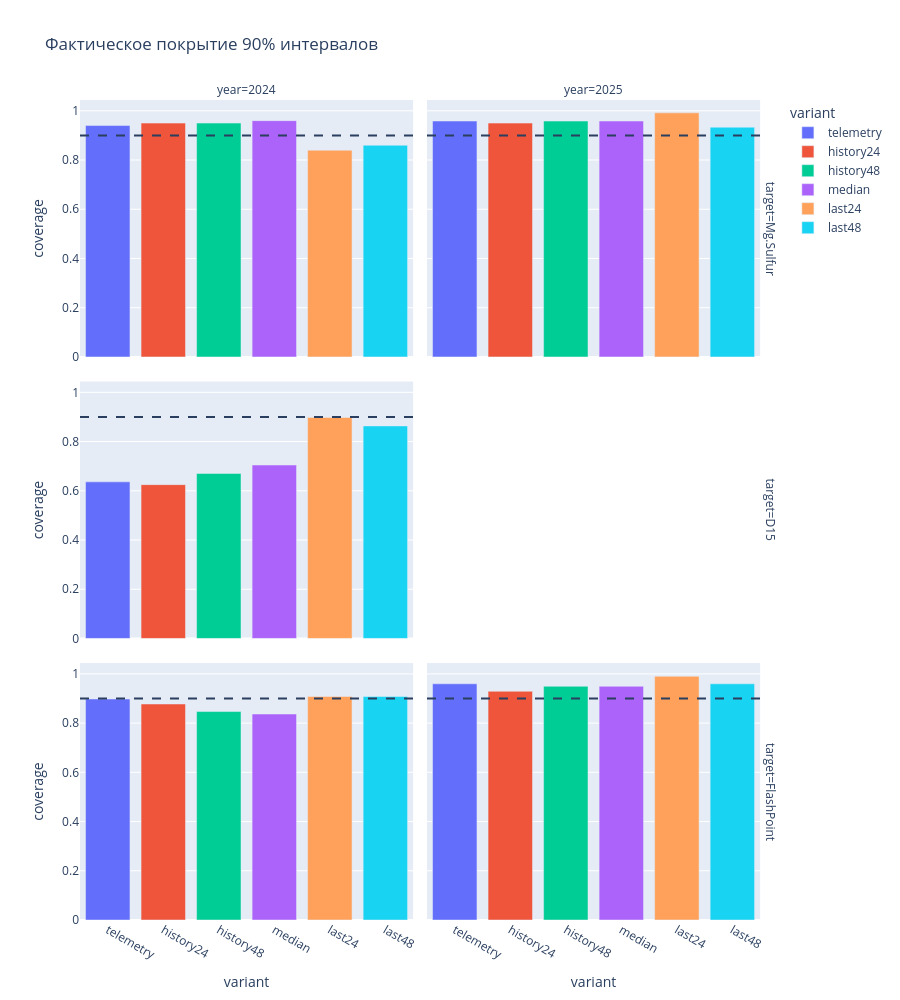

The notebook cell saved with this chart:
### Code cell
fig=px.bar(m,x='variant',y='coverage',color='variant',facet_row='target',facet_col='year',height=1000,title='Фактическое покрытие 90% интервалов')
fig.add_hline(y=.9,line_dash='dash')
fig.show()
display(m[m.target=='Mg.Sulfur'][['year','variant','point_tp','point_fp','point_fn','point_recall','upper90_tp','upper90_fp','upper90_fn','upper90_recall']])

### Figure 1 — Plotly figure (JSON) as saved in the notebook; plotly's stock layout.template omitted (floating-point values rounded to 4 significant figures)
{"data": [{"hovertemplate": "variant=%{x}<br>target=Mg.Sulfur<br>year=2024<br>coverage=%{y}<extra></extra>", "legendgroup": "telemetry", "marker": {"color": "#636efa", "pattern": {"shape": ""}}, "name": "telemetry", "orientation": "v", "showlegend": true, "textposition": "auto", "type": "bar", "x": ["telemetry"], "xaxis": "x5", "y": [0.94], "yaxis": "y5"}, {"hovertemplate": "variant=%{x}<br>target=Mg.Sulfur<br>year=2025<br>coverage=%{y}<extra></extra>", "legendgroup": "telemetry", "marker": {"color": "#636efa", "pattern": {"shape": ""}}, "name": "telemetry", "orientation": "v", "showlegend": false, "textposition": "auto", "type": "bar", "x": ["telemetry"], "xaxis": "x6", "y": [0.9583], "yaxis": "y6"}, {"hovertemplate": "variant=%{x}<br>target=D15<br>year=2024<br>coverage=%{y}<extra></extra>", "legendgroup": "telemetry", "marker": {"color": "#636efa", "pattern": {"shape": ""}}, "name": "telemetry", "orientation": "v", "showlegend": false, "textposition": "auto", "type": "bar", "x": ["telemetry"], "xaxis": "x3", "y": [0.6364], "yaxis": "y3"}, {"hovertemplate": "variant=%{x}<br>target=FlashPoint<br>year=2024<br>coverage=%{y}<extra></extra>", "legendgroup": "telemetry", "marker": {"color": "#636efa", "pattern": {"shape": ""}}, "name": "telemetry", "orientation": "v", "showlegend": false, "textposition": "auto", "type": "bar", "x": ["telemetry"], "xaxis": "x", "y": [0.898], "yaxis": "y"}, {"hovertemplate": "variant=%{x}<br>target=FlashPoint<br>year=2025<br>coverage=%{y}<extra></extra>", "legendgroup": "telemetry", "marker": {"color": "#636efa", "pattern": {"shape": ""}}, "name": "telemetry", "orientation": "v", "showlegend": false, "textposition": "auto", "type": "bar", "x": ["telemetry"], "xaxis": "x2", "y": [0.9596], "yaxis": "y2"}, {"hovertemplate": "variant=%{x}<br>target=Mg.Sulfur<br>year=2024<br>coverage=%{y}<extra></extra>", "legendgroup": "history24", "marker": {"color": "#EF553B", "pattern": {"shape": ""}}, "name": "history24", "orientation": "v", "showlegend": true, "textposition": "auto", "type": "bar", "x": ["history24"], "xaxis": "x5", "y": [0.95], "yaxis": "y5"}, {"hovertemplate": "variant=%{x}<br>target=Mg.Sulfur<br>year=2025<br>coverage=%{y}<extra></extra>", "legendgroup": "history24", "marker": {"color": "#EF553B", "pattern": {"shape": ""}}, "name": "history24", "orientation": "v", "showlegend": false, "textposition": "auto", "type": "bar", "x": ["history24"], "xaxis": "x6", "y": [0.95], "yaxis": "y6"}, {"hovertemplate": "variant=%{x}<br>target=D15<br>year=2024<br>coverage=%{y}<extra></extra>", "legendgroup": "history24", "marker": {"color": "#EF553B", "pattern": {"shape": ""}}, "name": "history24", "orientation": "v", "showlegend": false, "textposition": "auto", "type": "bar", "x": ["history24"], "xaxis": "x3", "y": [0.625], "yaxis": "y3"}, {"hovertemplate": "variant=%{x}<br>target=FlashPoint<br>year=2024<br>coverage=%{y}<extra></extra>", "legendgroup": "history24", "marker": {"color": "#EF553B", "pattern": {"shape": ""}}, "name": "history24", "orientation": "v", "showlegend": false, "textposition": "auto", "type": "bar", "x": ["history24"], "xaxis": "x", "y": [0.8776], "yaxis": "y"}, {"hovertemplate": "variant=%{x}<br>target=FlashPoint<br>year=2025<br>coverage=%{y}<extra></extra>", "legendgroup": "history24", "marker": {"color": "#EF553B", "pattern": {"shape": ""}}, "name": "history24", "orientation": "v", "showlegend": false, "textposition": "auto", "type": "bar", "x": ["history24"], "xaxis": "x2", "y": [0.9293], "yaxis": "y2"}, {"hovertemplate": "variant=%{x}<br>target=Mg.Sulfur<br>year=2024<br>coverage=%{y}<extra></extra>", "legendgroup": "history48", "marker": {"color": "#00cc96", "pattern": {"shape": ""}}, "name": "history48", "orientation": "v", "showlegend": true, "textposition": "auto", "type": "bar", "x": ["history48"], "xaxis": "x5", "y": [0.95], "yaxis": "y5"}, {"hovertemplate": "variant=%{x}<br>target=Mg.Sulfur<br>year=2025<br>coverage=%{y}<extra></extra>", "legendgroup": "history48", "marker": {"color": "#00cc96", "pattern": {"shape": ""}}, "name": "history48", "orientation": "v", "showlegend": false, "textposition": "auto", "type": "bar", "x": ["history48"], "xaxis": "x6", "y": [0.9583], "yaxis": "y6"}, {"hovertemplate": "variant=%{x}<br>target=D15<br>year=2024<br>coverage=%{y}<extra></extra>", "legendgroup": "history48", "marker": {"color": "#00cc96", "pattern": {"shape": ""}}, "name": "history48", "orientation": "v", "showlegend": false, "textposition": "auto", "type": "bar", "x": ["history48"], "xaxis": "x3", "y": [0.6705], "yaxis": "y3"}, {"hovertemplate": "variant=%{x}<br>target=FlashPoint<br>year=2024<br>coverage=%{y}<extra></extra>", "legendgroup": "history48", "marker": {"color": "#00cc96", "pattern": {"shape": ""}}, "name": "history48", "orientation": "v", "showlegend": false, "textposition": "auto", "type": "bar", "x": ["history48"], "xaxis": "x", "y": [0.8469], "yaxis": "y"}, {"hovertemplate": "variant=%{x}<br>target=FlashPoint<br>year=2025<br>coverage=%{y}<extra></extra>", "legendgroup": "history48", "marker": {"color": "#00cc96", "pattern": {"shape": ""}}, "name": "history48", "orientation": "v", "showlegend": false, "textposition": "auto", "type": "bar", "x": ["history48"], "xaxis": "x2", "y": [0.9495], "yaxis": "y2"}, {"hovertemplate": "variant=%{x}<br>target=Mg.Sulfur<br>year=2024<br>coverage=%{y}<extra></extra>", "legendgroup": "median", "marker": {"color": "#ab63fa", "pattern": {"shape": ""}}, "name": "median", "orientation": "v", "showlegend": true, "textposition": "auto", "type": "bar", "x": ["median"], "xaxis": "x5", "y": [0.96], "yaxis": "y5"}, {"hovertemplate": "variant=%{x}<br>target=Mg.Sulfur<br>year=2025<br>coverage=%{y}<extra></extra>", "legendgroup": "median", "marker": {"color": "#ab63fa", "pattern": {"shape": ""}}, "name": "median", "orientation": "v", "showlegend": false, "textposition": "auto", "type": "bar", "x": ["median"], "xaxis": "x6", "y": [0.9583], "yaxis": "y6"}, {"hovertemplate": "variant=%{x}<br>target=D15<br>year=2024<br>coverage=%{y}<extra></extra>", "legendgroup": "median", "marker": {"color": "#ab63fa", "pattern": {"shape": ""}}, "name": "median", "orientation": "v", "showlegend": false, "textposition": "auto", "type": "bar", "x": ["median"], "xaxis": "x3", "y": [0.7045], "yaxis": "y3"}, {"hovertemplate": "variant=%{x}<br>target=FlashPoint<br>year=2024<br>coverage=%{y}<extra></extra>", "legendgroup": "median", "marker": {"color": "#ab63fa", "pattern": {"shape": ""}}, "name": "median", "orientation": "v", "showlegend": false, "textposition": "auto", "type": "bar", "x": ["median"], "xaxis": "x", "y": [0.8367], "yaxis": "y"}, {"hovertemplate": "variant=%{x}<br>target=FlashPoint<br>year=2025<br>coverage=%{y}<extra></extra>", "legendgroup": "median", "marker": {"color": "#ab63fa", "pattern": {"shape": ""}}, "name": "median", "orientation": "v", "showlegend": false, "textposition": "auto", "type": "bar", "x": ["median"], "xaxis": "x2", "y": [0.9495], "yaxis": "y2"}, {"hovertemplate": "variant=%{x}<br>target=Mg.Sulfur<br>year=2024<br>coverage=%{y}<extra></extra>", "legendgroup": "last24", "marker": {"color": "#FFA15A", "pattern": {"shape": ""}}, "name": "last24", "orientation": "v", "showlegend": true, "textposition": "auto", "type": "bar", "x": ["last24"], "xaxis": "x5", "y": [0.84], "yaxis": "y5"}, {"hovertemplate": "variant=%{x}<br>target=Mg.Sulfur<br>year=2025<br>coverage=%{y}<extra></extra>", "legendgroup": "last24", "marker": {"color": "#FFA15A", "pattern": {"shape": ""}}, "name": "last24", "orientation": "v", "showlegend": false, "textposition": "auto", "type": "bar", "x": ["last24"], "xaxis": "x6", "y": [0.9917], "yaxis": "y6"}, {"hovertemplate": "variant=%{x}<br>target=D15<br>year=2024<br>coverage=%{y}<extra></extra>", "legendgroup": "last24", "marker": {"color": "#FFA15A", "pattern": {"shape": ""}}, "name": "last24", "orientation": "v", "showlegend": false, "textposition": "auto", "type": "bar", "x": ["last24"], "xaxis": "x3", "y": [0.8977], "yaxis": "y3"}, {"hovertemplate": "variant=%{x}<br>target=FlashPoint<br>year=2024<br>coverage=%{y}<extra></extra>", "legendgroup": "last24", "marker": {"color": "#FFA15A", "pattern": {"shape": ""}}, "name": "last24", "orientation": "v", "showlegend": false, "textposition": "auto", "type": "bar", "x": ["last24"], "xaxis": "x", "y": [0.9082], "yaxis": "y"}, {"hovertemplate": "variant=%{x}<br>target=FlashPoint<br>year=2025<br>coverage=%{y}<extra></extra>", "legendgroup": "last24", "marker": {"color": "#FFA15A", "pattern": {"shape": ""}}, "name": "last24", "orientation": "v", "showlegend": false, "textposition": "auto", "type": "bar", "x": ["last24"], "xaxis": "x2", "y": [0.9899], "yaxis": "y2"}, {"hovertemplate": "variant=%{x}<br>target=Mg.Sulfur<br>year=2024<br>coverage=%{y}<extra></extra>", "legendgroup": "last48", "marker": {"color": "#19d3f3", "pattern": {"shape": ""}}, "name": "last48", "orientation": "v", "showlegend": true, "textposition": "auto", "type": "bar", "x": ["last48"], "xaxis": "x5", "y": [0.86], "yaxis": "y5"}, {"hovertemplate": "variant=%{x}<br>target=Mg.Sulfur<br>year=2025<br>coverage=%{y}<extra></extra>", "legendgroup": "last48", "marker": {"color": "#19d3f3", "pattern": {"shape": ""}}, "name": "last48", "orientation": "v", "showlegend": false, "textposition": "auto", "type": "bar", "x": ["last48"], "xaxis": "x6", "y": [0.9333], "yaxis": "y6"}, {"hovertemplate": "variant=%{x}<br>target=D15<br>year=2024<br>coverage=%{y}<extra></extra>", "legendgroup": "last48", "marker": {"color": "#19d3f3", "pattern": {"shape": ""}}, "name": "last48", "orientation": "v", "showlegend": false, "textposition": "auto", "type": "bar", "x": ["last48"], "xaxis": "x3", "y": [0.8636], "yaxis": "y3"}, {"hovertemplate": "variant=%{x}<br>target=FlashPoint<br>year=2024<br>coverage=%{y}<extra></extra>", "legendgroup": "last48", "marker": {"color": "#19d3f3", "pattern": {"shape": ""}}, "name": "last48", "orientation": "v", "showlegend": false, "textposition": "auto", "type": "bar", "x": ["last48"], "xaxis": "x", "y": [0.9082], "yaxis": "y"}, {"hovertemplate": "variant=%{x}<br>target=FlashPoint<br>year=2025<br>coverage=%{y}<extra></extra>", "legendgroup": "last48", "marker": {"color": "#19d3f3", "pattern": {"shape": ""}}, "name": "last48", "orientation": "v", "showlegend": false, "textposition": "auto", "type": "bar", "x": ["last48"], "xaxis": "x2", "y": [0.9596], "yaxis": "y2"}], "layout": {"annotations": [{"showarrow": false, "text": "year=2024", "x": 0.24, "xanchor": "center", "xref": "paper", "y": 1.0, "yanchor": "bottom", "yref": "paper"}, {"showarrow": false, "text": "year=2025", "x": 0.74, "xanchor": "center", "xref": "paper", "y": 1.0, "yanchor": "bottom", "yref": "paper"}, {"showarrow": false, "text": "target=FlashPoint", "textangle": 90, "x": 0.98, "xanchor": "left", "xref": "paper", "y": 0.1567, "yanchor": "middle", "yref": "paper"}, {"showarrow": false, "text": "target=D15", "textangle": 90, "x": 0.98, "xanchor": "left", "xref": "paper", "y": 0.5, "yanchor": "middle", "yref": "paper"}, {"showarrow": false, "text": "target=Mg.Sulfur", "textangle": 90, "x": 0.98, "xanchor": "left", "xref": "paper", "y": 0.8433, "yanchor": "middle", "yref": "paper"}], "barmode": "relative", "height": 1000, "legend": {"title": {"text": "variant"}, "tracegroupgap": 0}, "shapes": [{"line": {"dash": "dash"}, "type": "line", "x0": 0, "x1": 1, "xref": "x domain", "y0": 0.9, "y1": 0.9, "yref": "y"}, {"line": {"dash": "dash"}, "type": "line", "x0": 0, "x1": 1, "xref": "x2 domain", "y0": 0.9, "y1": 0.9, "yref": "y2"}, {"line": {"dash": "dash"}, "type": "line", "x0": 0, "x1": 1, "xref": "x3 domain", "y0": 0.9, "y1": 0.9, "yref": "y3"}, {"line": {"dash": "dash"}, "type": "line", "x0": 0, "x1": 1, "xref": "x5 domain", "y0": 0.9, "y1": 0.9, "yref": "y5"}, {"line": {"dash": "dash"}, "type": "line", "x0": 0, "x1": 1, "xref": "x6 domain", "y0": 0.9, "y1": 0.9, "yref": "y6"}], "title": {"text": "Фактическое покрытие 90% интервалов"}, "xaxis": {"anchor": "y", "categoryarray": ["telemetry", "history24", "history48", "median", "last24", "last48"], "categoryorder": "array", "domain": [0.0, 0.48], "title": {"text": "variant"}}, "xaxis2": {"anchor": "y2", "categoryarray": ["telemetry", "history24", "history48", "median", "last24", "last48"], "categoryorder": "array", "domain": [0.5, 0.98], "matches": "x", "title": {"text": "variant"}}, "xaxis3": {"anchor": "y3", "domain": [0.0, 0.48], "matches": "x", "showticklabels": false}, "xaxis4": {"anchor": "y4", "domain": [0.5, 0.98], "matches": "x", "showticklabels": false}, "xaxis5": {"anchor": "y5", "domain": [0.0, 0.48], "matches": "x", "showticklabels": false}, "xaxis6": {"anchor": "y6", "domain": [0.5, 0.98], "matches": "x", "showticklabels": false}, "yaxis": {"anchor": "x", "domain": [0.0, 0.3133], "title": {"text": "coverage"}}, "yaxis2": {"anchor": "x2", "domain": [0.0, 0.3133], "matches": "y", "showticklabels": false}, "yaxis3": {"anchor": "x3", "domain": [0.3433, 0.6567], "matches": "y", "title": {"text": "coverage"}}, "yaxis4": {"anchor": "x4", "domain": [0.3433, 0.6567], "matches": "y", "showticklabels": false}, "yaxis5": {"anchor": "x5", "domain": [0.6867, 1.0], "matches": "y", "title": {"text": "coverage"}}, "yaxis6": {"anchor": "x6", "domain": [0.6867, 1.0], "matches": "y", "showticklabels": false}}}
